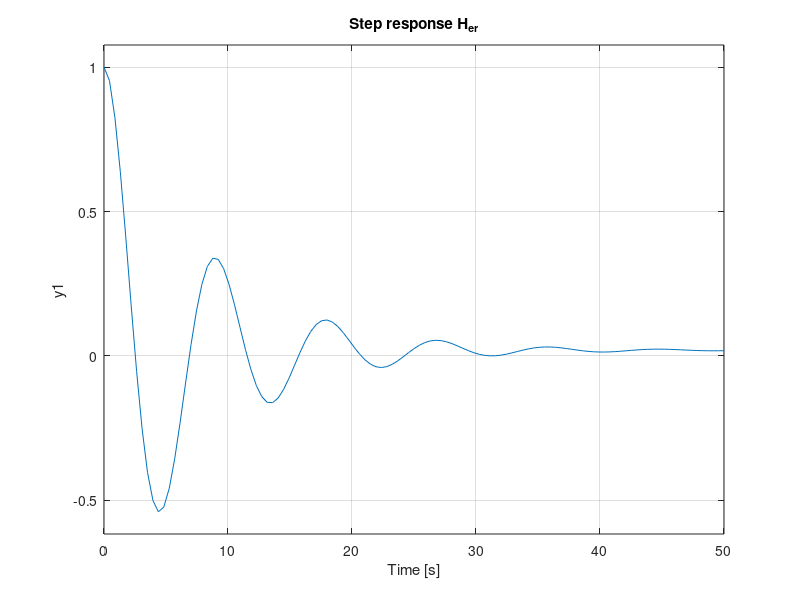
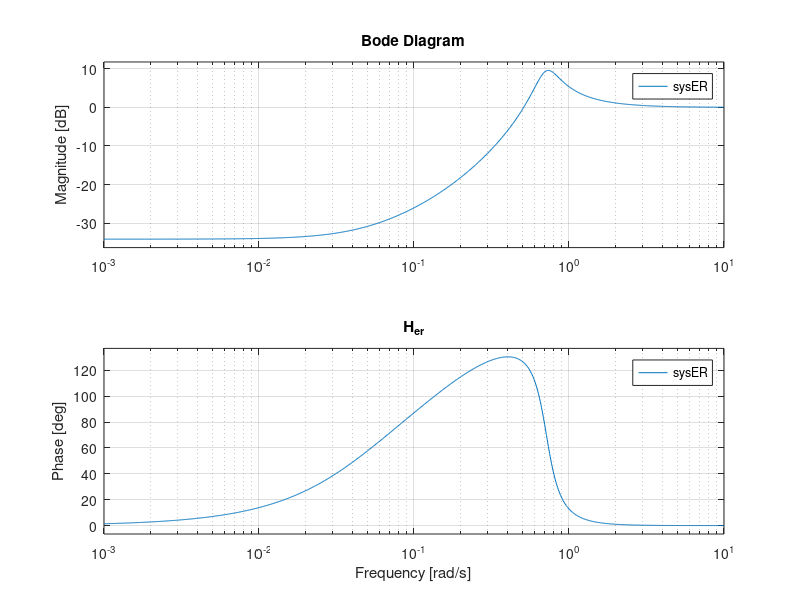
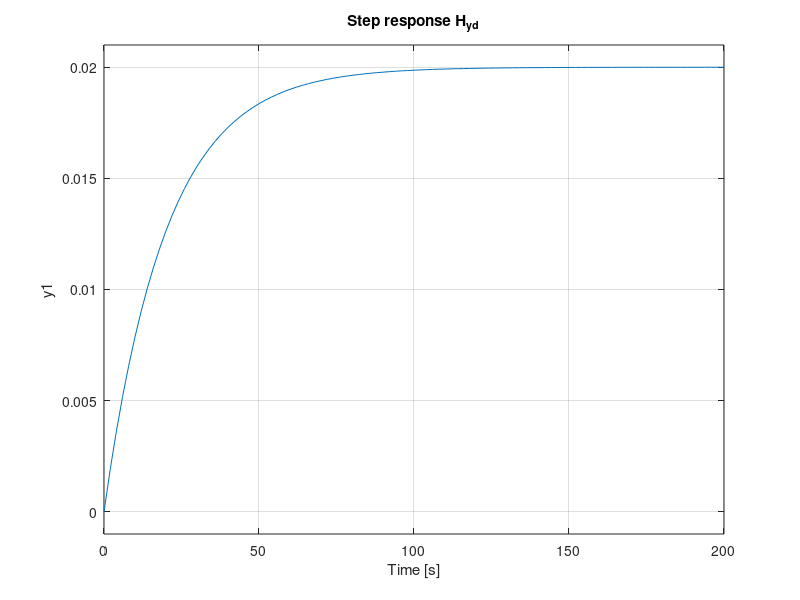
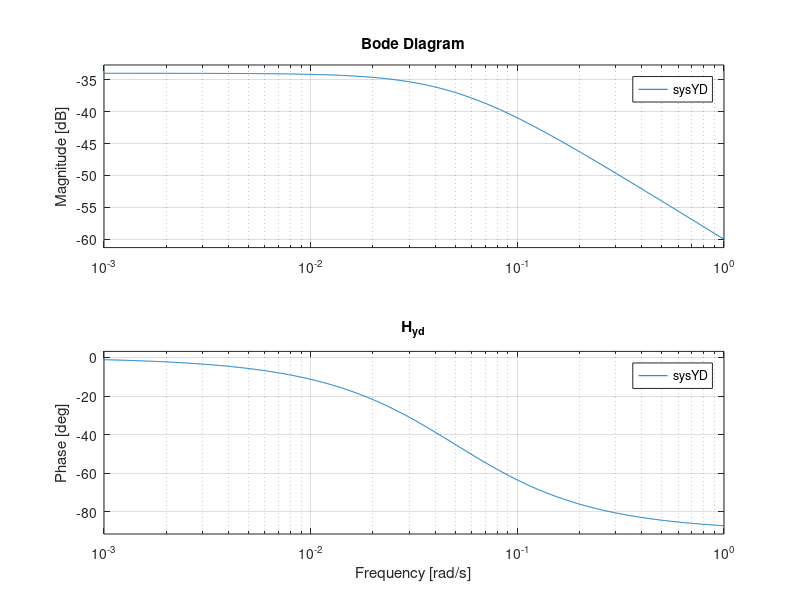

Write MATLAB code to recreate these figures, in order.
clear; close all;
m = 1000; c = 50; b = 25; a = .2; T = 200;
kp = .5;
sysER = tf([1 a+c/m a*c/m],[1 a+c/m a*(c+kp*T*b)/m]);
sysYD = tf([1/m],[1 c/m]);
figure; step(sysER); title('Step response H_{er}');
figure; bode(sysER); title('H_{er}');
figure; step(sysYD); title('Step response H_{yd}');
figure; bode(sysYD); title('H_{yd}');
